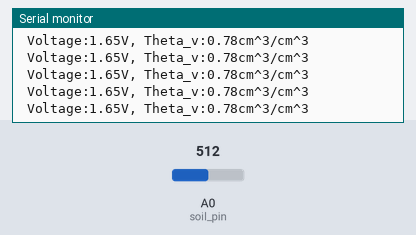
Bench run of a sketch on a simulated Arduino Uno, built with avr-gcc and run on an emulated ATmega328P. Parts: the last lines printed to the serial monitor. The inputs (shaded band) are chosen by the test bench; at power-on: A0 (soil_pin) = 512.

Above: at 6.1 s.
6.2 s: A0 (soil_pin) set to 77
At 6.28 s:
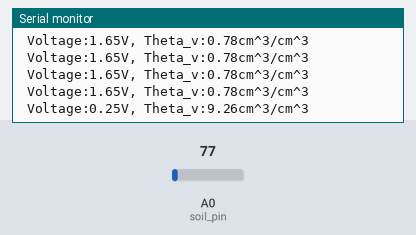
9.2 s: A0 (soil_pin) set to 64
At 9.21 s:
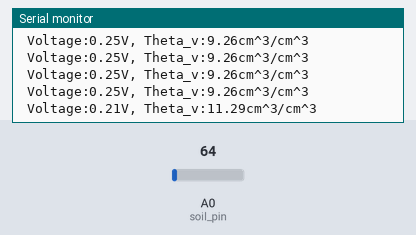
Timing chart, 0 to 11.7 s (numbered marks = the images above; inputs shaded):
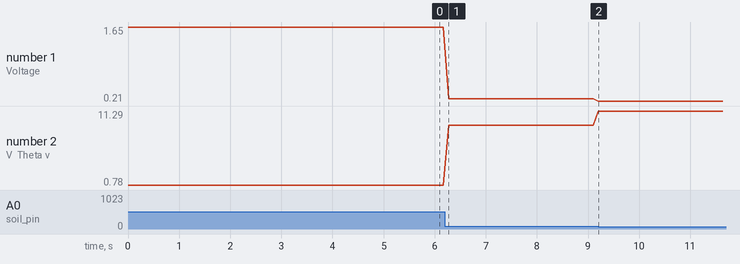

The sketch:

Soil_Moisture_Calibration_v2.ino
```cpp
//Simple Arduino code to predict volumetric
//Water content in soil using a capacitive soil moisture sensor
int soil_pin = A0; // AOUT pin on sensor

float slope =2.48;// Slope from linear fit
float intercept = -0.72;

void setup() {
  Serial.begin(9600); //Serial port setup
  analogReference(EXTERNAL); // Set the analog reference to 3.3V
}

void loop() {
  float voltage,vol_water_cont; // Preallocate to approx, voltage and theta_v
  Serial.print("\n Voltage:");
  voltage = (float(analogRead(soil_pin))/1023.0)*3.3;
  Serial.print(voltage); //Read Sensor
  Serial.print("V, Theta_v:");
  vol_water_cont = ((1.0/voltage)*slope)+intercept; //Calculation of theta_v (vol. water content)
  Serial.print(vol_water_cont);
  Serial.print("cm^3/cm^3");
  delay(100); //Slight delay between readings
}
```

Measured:
- after the input at 6.2 s, the serial monitor: prints a new line after 0.07 s (image 1)
- after the input at 9.2 s, the serial monitor: prints a new line at once (image 2)
- plotted number 1: 1.65 → 0.25 after the input at 6.2 s, 0.25 → 0.21 after the input at 9.2 s
- plotted number 2: 0.78 → 9.26 after the input at 6.2 s, 9.26 → 11.29 after the input at 9.2 s
